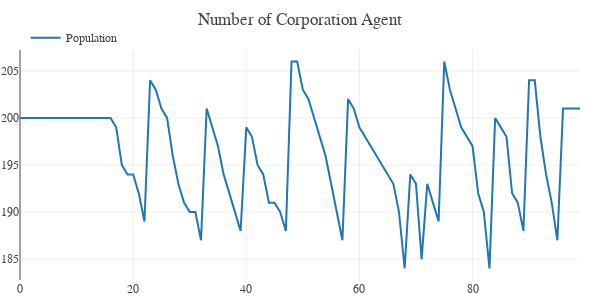

Notebook code for this chart:
### Markdown cell above
### Number of Agent during Simulation

### Code cell
def plot_agent_population(agent_position_df):

    number_of_agents_df = agent_position_df.groupby(['steps', 'agent_type'])['agent_id'].count().reset_index(name = 'Number of Agents')
    number_of_agents_corps = number_of_agents_df[number_of_agents_df['agent_type'] == 'corps']


    fig = make_subplots(rows=1, cols=1)
    temp = dict(layout=go.Layout(font=dict(family="Franklin Gothic", size = 12)))
    corps = go.Scatter(y = number_of_agents_corps['Number of Agents'], name = 'Population')

    # fig.add_trace(banks)
    fig.add_trace(corps)

    fig.update_layout(template = temp,
                    title_text = 'Number of Corporation Agent',
                    hovermode = 'closest', 
                    margin = dict(l = 20, r = 20, t = 50, b = 20),
                    height = 300, 
                    width = 600, 
                    showlegend = True, 
                    legend = dict(yanchor = "bottom", 
                                    y = 0.99,
                                    xanchor = "left",
                                    x = 0.01))

    return fig


plot_agent_population(agent_position_df)

### Figure 1 — Plotly figure (JSON) as saved in the notebook; plotly's stock layout.template omitted (floating-point values rounded to 4 significant figures)
{"data": [{"name": "Population", "type": "scatter", "y": [200, 200, 200, 200, 200, 200, 200, 200, 200, 200, 200, 200, 200, 200, 200, 200, 200, 199, 195, 194, 194, 192, 189, 204, 203, 201, 200, 196, 193, 191, 190, 190, 187, 201, 199, 197, 194, 192, 190, 188, 199, 198, 195, 194, 191, 191, 190, 188, 206, 206, 203, 202, 200, 198, 196, 193, 190, 187, 202, 201, 199, 198, 197, 196, 195, 194, 193, 190, 184, 194, 193, 185, 193, 191, 189, 206, 203, 201, 199, 198, 197, 192, 190, 184, 200, 199, 198, 192, 191, 188, 204, 204, 198, 194, 191, 187, 201, 201, 201, 201]}], "layout": {"height": 300, "hovermode": "closest", "legend": {"x": 0.01, "xanchor": "left", "y": 0.99, "yanchor": "bottom"}, "margin": {"b": 20, "l": 20, "r": 20, "t": 50}, "showlegend": true, "title": {"text": "Number of Corporation Agent"}, "width": 600, "xaxis": {"anchor": "y", "domain": [0, 1]}, "yaxis": {"anchor": "x", "domain": [0, 1]}}}
